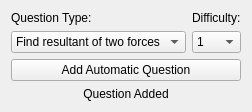
              <widget class="QWidget" name="tab">
               <attribute name="title">
                <string>Add Automatic Question</string>
               </attribute>
               <layout class="QVBoxLayout" name="verticalLayout_56">
                <item>
                 <layout class="QHBoxLayout" name="horizontalLayout_26">
                  <item>
                   <layout class="QVBoxLayout" name="verticalLayout_35">
                    <item>
                     <widget class="QLabel" name="label_8">
                      <property name="text">
                       <string>Question Type:</string>
                      </property>
                     </widget>
                    </item>
                    <item>
                     <widget class="QComboBox" name="set_homework_type_combo_box">
                      <item>
                       <property name="text">
                        <string>Find resultant of two forces</string>
                       </property>
                      </item>
                     </widget>
                    </item>
                   </layout>
                  </item>
                  <item>
                   <layout class="QVBoxLayout" name="verticalLayout_36">
                    <item>
                     <widget class="QLabel" name="label_10">
                      <property name="text">
                       <string>Difficulty:</string>
                      </property>
                     </widget>
                    </item>
                    <item>
                     <widget class="QComboBox" name="set_homework_difficulty_combo_box">
                      <item>
                       <property name="text">
                        <string>1</string>
                       </property>
                      </item>
                      <item>
                       <property name="text">
                        <string>2</string>
                       </property>
                      </item>
                      <item>
                       <property name="text">
                        <string>3</string>
                       </property>
                      </item>
                      <item>
                       <property name="text">
                        <string>4</string>
                       </property>
                      </item>
                      <item>
                       <property name="text">
                        <string>5</string>
                       </property>
                      </item>
                     </widget>
                    </item>
                   </layout>
                  </item>
                 </layout>
                </item>
                <item>
                 <widget class="QPushButton" name="set_homework_add_automatic_question_button">
                  <property name="text">
                   <string>Add Automatic Question</string>
                  </property>
                 </widget>
                </item>
                <item>
                 <widget class="QLabel" name="set_homework_auto_question_added_output">
                  <property name="text">
                   <string>Question Added</string>
                  </property>
                  <property name="alignment">
                   <set>Qt::AlignCenter</set>
                  </property>
                 </widget>
                </item>
                <item>
                 <spacer name="verticalSpacer_8">
                  <property name="orientation">
                   <enum>Qt::Vertical</enum>
                  </property>
                  <property name="sizeHint" stdset="0">
                   <size>
                    <width>0</width>
                    <height>0</height>
                   </size>
                  </property>
                 </spacer>
                </item>
               </layout>
              </widget>
